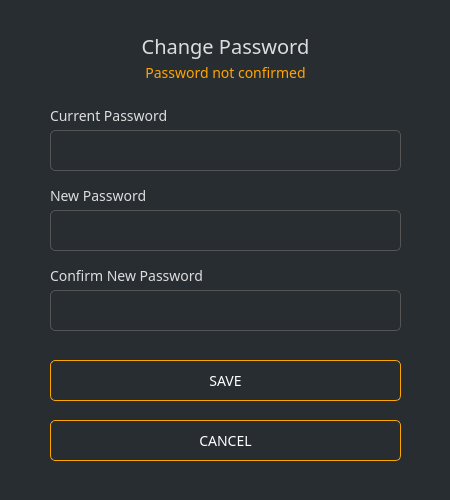
<?xml version="1.0" encoding="UTF-8"?>
<ui version="4.0">
 <class>ChangePasswordDialog</class>
 <widget class="QDialog" name="ChangePasswordDialog">
  <property name="geometry">
   <rect>
    <x>0</x>
    <y>0</y>
    <width>450</width>
    <height>500</height>
   </rect>
  </property>
  <property name="sizePolicy">
   <sizepolicy hsizetype="Fixed" vsizetype="Fixed">
    <horstretch>0</horstretch>
    <verstretch>0</verstretch>
   </sizepolicy>
  </property>
  <property name="minimumSize">
   <size>
    <width>338</width>
    <height>0</height>
   </size>
  </property>
  <property name="maximumSize">
   <size>
    <width>450</width>
    <height>550</height>
   </size>
  </property>
  <property name="windowTitle">
   <string>Change Password</string>
  </property>
  <property name="styleSheet">
   <string notr="true">background-color: #282d31; color: #ddd; border: 0px; font-family: Poppins;</string>
  </property>
  <layout class="QGridLayout" name="gridLayout">
   <property name="leftMargin">
    <number>0</number>
   </property>
   <property name="topMargin">
    <number>0</number>
   </property>
   <property name="rightMargin">
    <number>0</number>
   </property>
   <property name="bottomMargin">
    <number>0</number>
   </property>
   <item row="0" column="0" colspan="2">
    <widget class="QGroupBox" name="groupBox">
     <property name="styleSheet">
      <string notr="true"/>
     </property>
     <property name="title">
      <string/>
     </property>
     <widget class="QLabel" name="label_3">
      <property name="geometry">
       <rect>
        <x>50</x>
        <y>100</y>
        <width>351</width>
        <height>31</height>
       </rect>
      </property>
      <property name="font">
       <font>
        <family>Poppins</family>
        <pointsize>-1</pointsize>
       </font>
      </property>
      <property name="styleSheet">
       <string notr="true">color: #ddd;border-right: 0px;font-size: 14px;</string>
      </property>
      <property name="text">
       <string>Current Password</string>
      </property>
     </widget>
     <widget class="QLineEdit" name="m_oldPasswordEdit">
      <property name="geometry">
       <rect>
        <x>50</x>
        <y>130</y>
        <width>351</width>
        <height>41</height>
       </rect>
      </property>
      <property name="minimumSize">
       <size>
        <width>0</width>
        <height>25</height>
       </size>
      </property>
      <property name="font">
       <font>
        <family>Poppins</family>
        <pointsize>-1</pointsize>
       </font>
      </property>
      <property name="styleSheet">
       <string notr="true">padding: 3px; border: 1px solid #555; border-radius: 5px; font-family: 'Poppins'; font-size: 14px; color: #aaa;</string>
      </property>
      <property name="echoMode">
       <enum>QLineEdit::Password</enum>
      </property>
     </widget>
     <widget class="QLabel" name="label">
      <property name="geometry">
       <rect>
        <x>50</x>
        <y>180</y>
        <width>351</width>
        <height>31</height>
       </rect>
      </property>
      <property name="sizePolicy">
       <sizepolicy hsizetype="Maximum" vsizetype="Preferred">
        <horstretch>0</horstretch>
        <verstretch>0</verstretch>
       </sizepolicy>
      </property>
      <property name="font">
       <font>
        <family>Poppins</family>
        <pointsize>-1</pointsize>
       </font>
      </property>
      <property name="styleSheet">
       <string notr="true">color: #ddd;border-right: 0px;font-size: 14px;</string>
      </property>
      <property name="text">
       <string>New Password</string>
      </property>
     </widget>
     <widget class="QLineEdit" name="m_newPasswordEdit">
      <property name="geometry">
       <rect>
        <x>50</x>
        <y>210</y>
        <width>351</width>
        <height>41</height>
       </rect>
      </property>
      <property name="sizePolicy">
       <sizepolicy hsizetype="Expanding" vsizetype="Fixed">
        <horstretch>0</horstretch>
        <verstretch>0</verstretch>
       </sizepolicy>
      </property>
      <property name="minimumSize">
       <size>
        <width>0</width>
        <height>25</height>
       </size>
      </property>
      <property name="font">
       <font>
        <family>Poppins</family>
        <pointsize>-1</pointsize>
       </font>
      </property>
      <property name="styleSheet">
       <string notr="true">padding: 3px; border: 1px solid #555; border-radius: 5px; font-family: 'Poppins'; font-size: 14px; color: #aaa;</string>
      </property>
      <property name="echoMode">
       <enum>QLineEdit::Password</enum>
      </property>
     </widget>
     <widget class="QLabel" name="label_2">
      <property name="geometry">
       <rect>
        <x>50</x>
        <y>260</y>
        <width>351</width>
        <height>31</height>
       </rect>
      </property>
      <property name="sizePolicy">
       <sizepolicy hsizetype="Maximum" vsizetype="Preferred">
        <horstretch>0</horstretch>
        <verstretch>0</verstretch>
       </sizepolicy>
      </property>
      <property name="font">
       <font>
        <family>Poppins</family>
        <pointsize>-1</pointsize>
       </font>
      </property>
      <property name="styleSheet">
       <string notr="true">color: #ddd;border-right: 0px;font-size: 14px;</string>
      </property>
      <property name="text">
       <string>Confirm New Password</string>
      </property>
     </widget>
     <widget class="QLineEdit" name="m_newPasswordConfirmationEdit">
      <property name="geometry">
       <rect>
        <x>50</x>
        <y>290</y>
        <width>351</width>
        <height>41</height>
       </rect>
      </property>
      <property name="minimumSize">
       <size>
        <width>0</width>
        <height>25</height>
       </size>
      </property>
      <property name="font">
       <font>
        <family>Poppins</family>
        <pointsize>-1</pointsize>
       </font>
      </property>
      <property name="styleSheet">
       <string notr="true">padding: 3px; border: 1px solid #555; border-radius: 5px; font-family: 'Poppins'; font-size: 14px; color: #aaa;</string>
      </property>
      <property name="echoMode">
       <enum>QLineEdit::Password</enum>
      </property>
     </widget>
     <widget class="QLabel" name="m_errorLabel">
      <property name="geometry">
       <rect>
        <x>50</x>
        <y>60</y>
        <width>351</width>
        <height>25</height>
       </rect>
      </property>
      <property name="font">
       <font>
        <family>Poppins</family>
        <pointsize>-1</pointsize>
        <weight>50</weight>
        <italic>false</italic>
        <bold>false</bold>
       </font>
      </property>
      <property name="styleSheet">
       <string notr="true">color: orange;border-right: 0px;font-size: 14px;</string>
      </property>
      <property name="text">
       <string>Password not confirmed</string>
      </property>
      <property name="alignment">
       <set>Qt::AlignCenter</set>
      </property>
     </widget>
     <widget class="QPushButton" name="m_okButton">
      <property name="enabled">
       <bool>false</bool>
      </property>
      <property name="geometry">
       <rect>
        <x>50</x>
        <y>360</y>
        <width>351</width>
        <height>41</height>
       </rect>
      </property>
      <property name="minimumSize">
       <size>
        <width>0</width>
        <height>25</height>
       </size>
      </property>
      <property name="font">
       <font>
        <family>Poppins</family>
        <pointsize>-1</pointsize>
       </font>
      </property>
      <property name="styleSheet">
     <string notr="true">QPushButton#m_okButton
{
    color: #fff;
    border: 1px solid orange;
    font-size: 14px;
    border-radius: 5px; font-family: 'Poppins';
}

QPushButton#m_okButton:hover
{
    color: orange;
    border: 1px solid orange;
    font-size: 14px;
    border-radius: 5px;
    font-family: 'Poppins';
}

QPushButton#m_okButton:pressed
{
    color: #fff;
    border: 1px solid orange;
    font-size: 14px;
    border-radius: 5px;
    font-family: 'Poppins';
}</string>
      </property>
      <property name="text">
       <string>SAVE</string>
      </property>
      <property name="default">
       <bool>true</bool>
      </property>
     </widget>
     <widget class="QPushButton" name="m_cancelButton">
      <property name="geometry">
       <rect>
        <x>50</x>
        <y>420</y>
        <width>351</width>
        <height>41</height>
       </rect>
      </property>
      <property name="minimumSize">
       <size>
        <width>0</width>
        <height>25</height>
       </size>
      </property>
      <property name="font">
       <font>
        <family>Poppins</family>
        <pointsize>-1</pointsize>
       </font>
      </property>
      <property name="styleSheet">
     <string notr="true">QPushButton#m_cancelButton
{
    color: #fff;
    border: 1px solid orange;
    font-size: 14px;
    border-radius: 5px; font-family: 'Poppins';
}

QPushButton#m_cancelButton:hover
{
    color: orange;
    border: 1px solid orange;
    font-size: 14px;
    border-radius: 5px;
    font-family: 'Poppins';
}

QPushButton#m_cancelButton:pressed
{
    color: #fff;
    border: 1px solid orange;
    font-size: 14px;
    border-radius: 5px;
    font-family: 'Poppins';
}</string>
      </property>
      <property name="text">
       <string>CANCEL</string>
      </property>
     </widget>
     <widget class="QLabel" name="label_4">
      <property name="geometry">
       <rect>
        <x>50</x>
        <y>30</y>
        <width>351</width>
        <height>31</height>
       </rect>
      </property>
      <property name="font">
       <font>
        <family>Poppins</family>
        <pointsize>-1</pointsize>
       </font>
      </property>
      <property name="styleSheet">
       <string notr="true">color: #ddd;
border-right: 0px;
font-size: 20px;</string>
      </property>
      <property name="text">
       <string>Change Password</string>
      </property>
      <property name="alignment">
       <set>Qt::AlignCenter</set>
      </property>
     </widget>
    </widget>
   </item>
  </layout>
 </widget>
 <resources/>
 <connections>
  <connection>
   <sender>m_newPasswordEdit</sender>
   <signal>textChanged(QString)</signal>
   <receiver>ChangePasswordDialog</receiver>
   <slot>checkPassword(QString)</slot>
   <hints>
    <hint type="sourcelabel">
     <x>223</x>
     <y>64</y>
    </hint>
    <hint type="destinationlabel">
     <x>168</x>
     <y>82</y>
    </hint>
   </hints>
  </connection>
  <connection>
   <sender>m_newPasswordConfirmationEdit</sender>
   <signal>textChanged(QString)</signal>
   <receiver>ChangePasswordDialog</receiver>
   <slot>checkPassword(QString)</slot>
   <hints>
    <hint type="sourcelabel">
     <x>223</x>
     <y>103</y>
    </hint>
    <hint type="destinationlabel">
     <x>168</x>
     <y>82</y>
    </hint>
   </hints>
  </connection>
  <connection>
   <sender>m_okButton</sender>
   <signal>clicked()</signal>
   <receiver>ChangePasswordDialog</receiver>
   <slot>accept()</slot>
   <hints>
    <hint type="sourcelabel">
     <x>169</x>
     <y>141</y>
    </hint>
    <hint type="destinationlabel">
     <x>168</x>
     <y>82</y>
    </hint>
   </hints>
  </connection>
  <connection>
   <sender>m_cancelButton</sender>
   <signal>clicked()</signal>
   <receiver>ChangePasswordDialog</receiver>
   <slot>reject()</slot>
   <hints>
    <hint type="sourcelabel">
     <x>277</x>
     <y>141</y>
    </hint>
    <hint type="destinationlabel">
     <x>168</x>
     <y>82</y>
    </hint>
   </hints>
  </connection>
 </connections>
 <slots>
  <slot>checkPassword(QString)</slot>
 </slots>
</ui>
